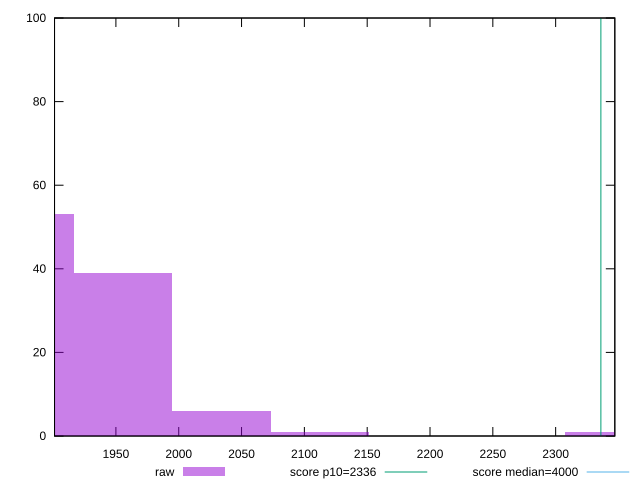

Recreate this plot in gnuplot.
reset

$raw <<EOF
2346.9045127476234 1
1955.7537606230194 39
1877.5236101980986 53
2033.9839110479402 6
2112.214061472861 1
EOF

set key outside below
set boxwidth 78.23015042492078
set xrange [1901.1513500000005:2347.0925]
set yrange [0:100]
set trange [0:100]
set style fill transparent solid 0.5 noborder

set parametric
set terminal svg size 640, 490 enhanced background rgb 'white'
set output "report_0_00242021-02-20T12:25:28.543Z/first-meaningful-paint/samples/pages+cached+noadtech+nomedia/raw/histogram.svg"

plot $raw title "raw" with boxes, \
     2336,t title "score p10=2336", \
     4000,t title "score median=4000"

reset
